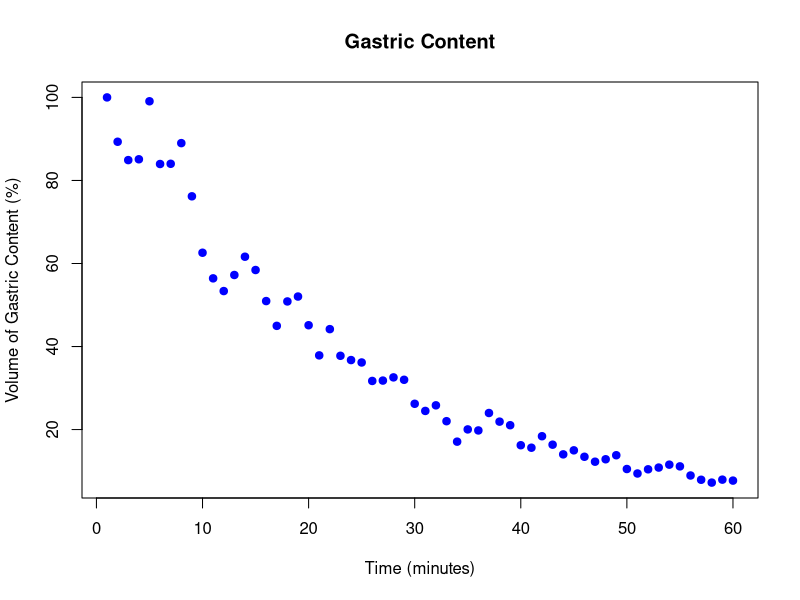
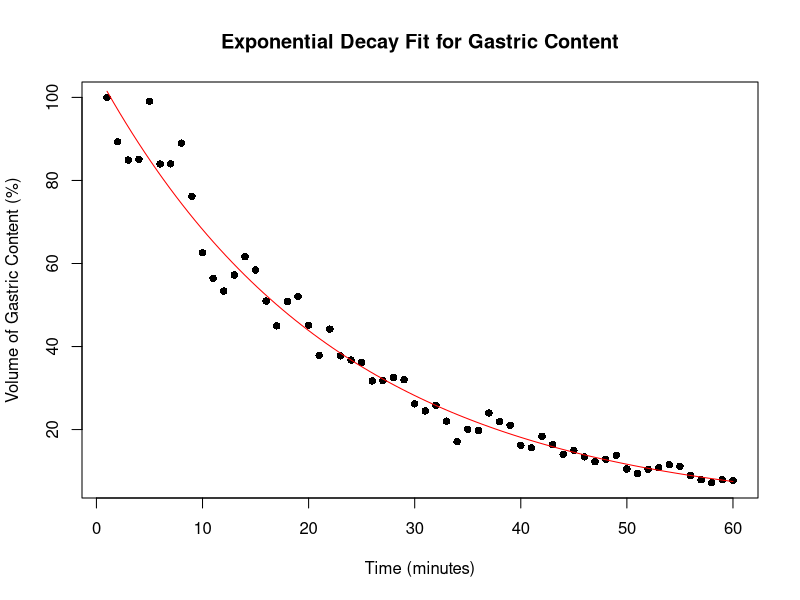

Recreate these plots in R, in order.
# Imports and others
library(tidyverse)
library(ggplot2)



df = read.csv("data/Data_T2.csv")
selected_columns <- df[c("Time","GE_fasted")]

time_col = selected_columns["Time"]
fasted_col = selected_columns["GE_fasted"]

df
# Sample data
x <- df$Time
y <- df$GE_fasted

# Basic scatter plot
plot(x, y, main = "Gastric Content", xlab = "Time (minutes)", ylab = "Volume of Gastric Content (%)", pch = 19, col = "blue")


# Fit the exponential decay model
# Initial parameter estimates
start_vals <- list(C0 = max(y), lambda = 0.5)
start_vals

# Fit the model using nls()
fit <- nls(y ~ C0 * exp(-lambda * x), data = selected_columns, start = start_vals)
summary(fit)


# Draw curve
plot(x, y, main = "Exponential Decay Fit for Gastric Content", pch = 16, xlab = "Time (minutes)", ylab = "Volume of Gastric Content (%)")
curve(predict(fit, newdata = data.frame(x = x)), add = TRUE, col = "red")

prediction = predict(fit, newdata = data.frame(x = x))


# Get the half life (still not sure how to do it)
prediction 

# Plot residual error (RMSE -> root mean square error) and assess model performance 


# Add other models and compare fits